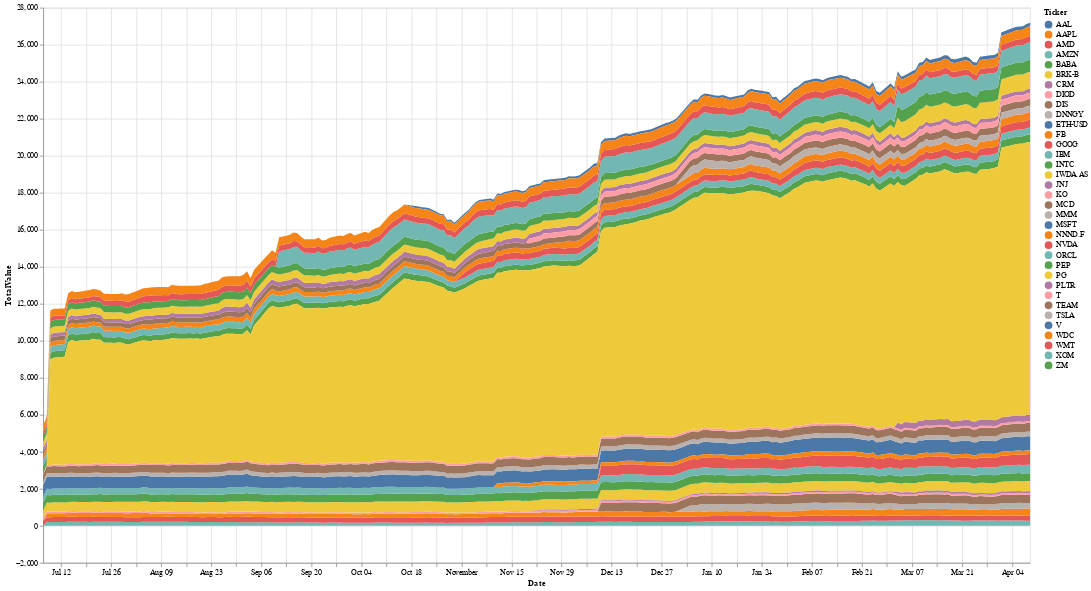

This figure's notebook cell:
### Code cell
#superdf[superdf['Ticker']=='XOM']
dfforaltair = superdf.loc["2019-10-20":].reset_index()
dfforaltair.interpolate(inplace=True)

alt.data_transformers.disable_max_rows()
alt.Chart(dfforaltair).mark_area().encode(
    x='Date',
    y='TotalValue',
    #color='Ticker:N',
    color=alt.Color('Ticker:N', legend=alt.Legend(columns=1,symbolLimit=300)),
).properties(
    width=1280,
    height=720
)

### Figure 1 — Vega-Lite specification as saved in the notebook (floating-point values rounded to 4 significant figures; data arrays with more than 128 entries replaced by an {"elided": "..."} marker saying what was removed)
{"config": {"view": {"continuousWidth": 400, "continuousHeight": 300}}, "data": {"name": "data-ca09ca21a52da3e791c9be6f5d41b40b"}, "mark": "area", "encoding": {"color": {"type": "nominal", "field": "Ticker", "legend": {"columns": 1, "symbolLimit": 300}}, "x": {"type": "temporal", "field": "Date"}, "y": {"type": "quantitative", "field": "TotalValue"}}, "height": 720, "width": 1280, "$schema": "https://vega.github.io/schema/vega-lite/v4.8.1.json", "datasets": {"data-ca09ca21a52da3e791c9be6f5d41b40b": {"elided": "9606 records"}}}
